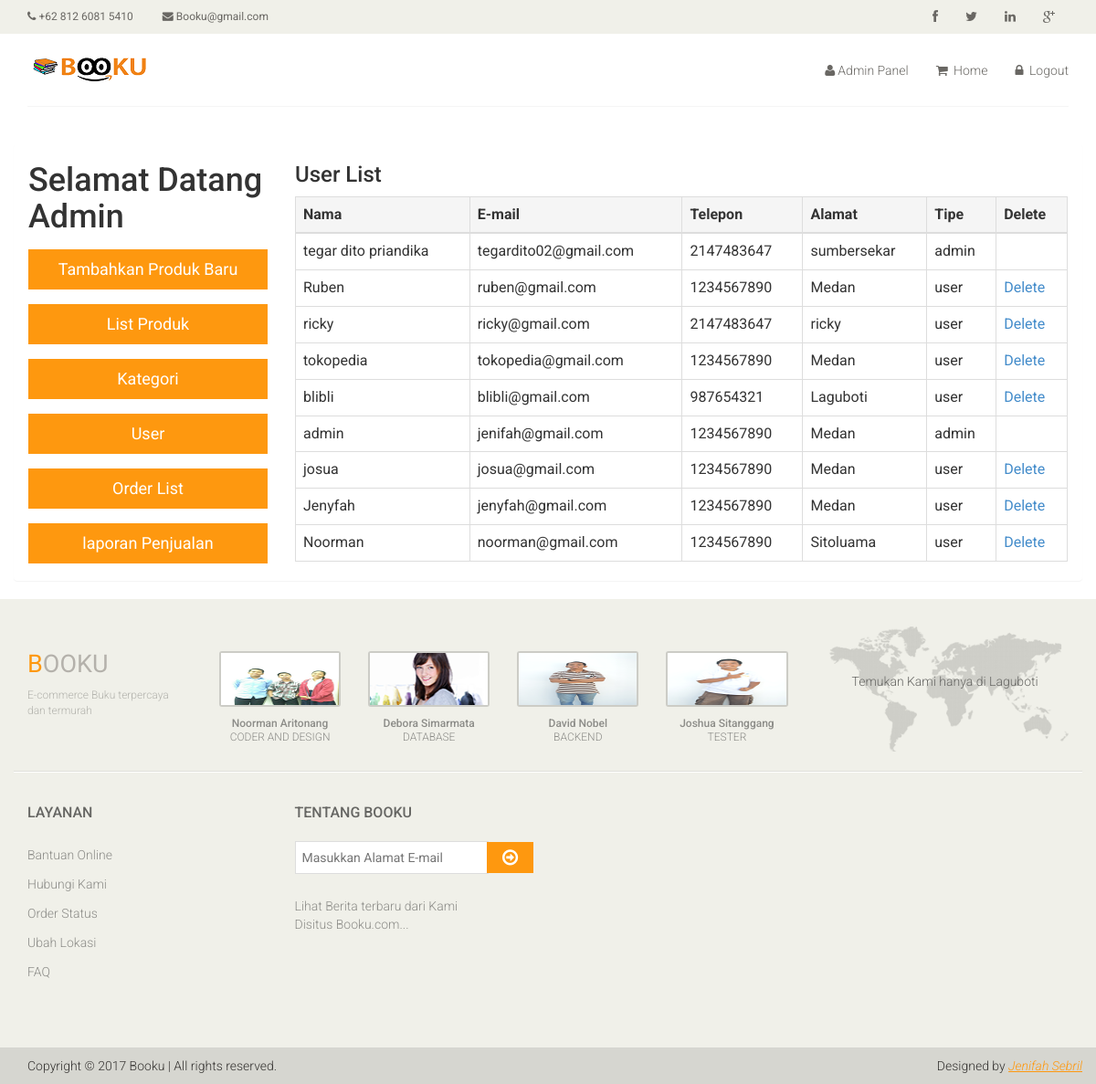
The app's page /userList.php (signed in) with its own data.
### tables this page shows
CREATE TABLE `users` (
  `UserId` int(10) NOT NULL,
  `UserName` varchar(50) NOT NULL,
  `Email` varchar(50) NOT NULL,
  `Password` varchar(45) NOT NULL,
  `Address` varchar(100) NOT NULL,
  `Phone` int(30) NOT NULL,
  `Type` varchar(50) NOT NULL,
  `Picture` varchar(100) NOT NULL,
  `Re-Password` varchar(100) NOT NULL
);

### userList.php (the view, shortened to what this page needs)
<html>
<head>
    <link href="css/bootstrap.min.css" rel="stylesheet">
    <link href="css/font-awesome.min.css" rel="stylesheet">
    <link href="css/prettyPhoto.css" rel="stylesheet">
    <link href="css/price-range.css" rel="stylesheet">
    <link href="css/animate.css" rel="stylesheet">
	<link href="css/main.css" rel="stylesheet">
	<link href="css/responsive.css" rel="stylesheet">
</head>
<body>
    <?php include('header.php');?>
<div class="container body-content">
    <div class="row panel" >
        <div  class="col-lg-3 ">
            <?php include('adminMenu.php');?>
        </div>
        <div class="col-lg-9 ">
            <table class="table table-hover table-bordered animated bounceInRight">
			<h3>User List</h3>
				<thead>
					<tr class="active">
						<th >Nama</th>
						<th >E-mail</th>
						<th >Telepon</th>
						<th >Alamat</th>
						<th >Tipe</th>
						<th >Delete</th>
					</tr>
				</thead>
				<tbody>
					<?php
						require_once "config.php";
						$sql ="SELECT * FROM users order by UserId desc";
						$result = mysqli_query($dbhandle,$sql);
						while($row=mysqli_fetch_array($result))
						{
							echo '<tr >';
							echo '<td>'.$row["UserName"].'</td>';
							echo '<td>'.$row["Email"].'</td>';
							echo '<td>'.$row["Phone"].'</td>';
							echo '<td>'.$row["Address"].'</td>';
							echo '<td>'.$row["Type"].'</td>';
							if($row["Type"] == "user"){
								$url2="deleteUser.php?id=".$row["UserId"];
								echo '<td>'.'<a href='. $url2.'>Delete</a>'.'</td>';
								echo '</tr>';
							}
						}
					?>
                    </tbody>
				</table>
        </div>
    </div>
</div>
<?php include('footer.php');?>
</body>
</html>

### css/main.css (style rules this page uses)
body { font-family: 'Roboto', sans-serif; background:; position: relative; font-weight:400px; }
a { -webkit-transition: 300ms; -moz-transition: 300ms; -o-transition: 300ms; transition: 300ms; }
h1, h2, h3, h4, h5, h6 { font-family: 'Roboto', sans-serif; }

### records on screen
users: UserName "tegar dito priandika", Email "tegardito02@gmail.com", Phone "2147483647", Address "sumbersekar", Type "admin"
users: UserName "Ruben", Email "ruben@gmail.com", Phone "1234567890", Address "Medan", Type "user"
users: UserName "ricky", Email "ricky@gmail.com", Phone "2147483647", Address "ricky", Type "user"
users: UserName "tokopedia", Email "tokopedia@gmail.com", Phone "1234567890", Address "Medan", Type "user"
users: UserName "blibli", Email "blibli@gmail.com", Phone "987654321", Address "Laguboti", Type "user"
users: UserName "admin", Email "jenifah@gmail.com", Phone "1234567890", Address "Medan", Type "admin"
users: UserName "josua", Email "josua@gmail.com", Phone "1234567890", Address "Medan", Type "user"
users: UserName "Jenyfah", Email "jenyfah@gmail.com", Phone "1234567890", Address "Medan", Type "user"
users: UserName "Noorman", Email "noorman@gmail.com", Phone "1234567890", Address "Sitoluama", Type "user"
